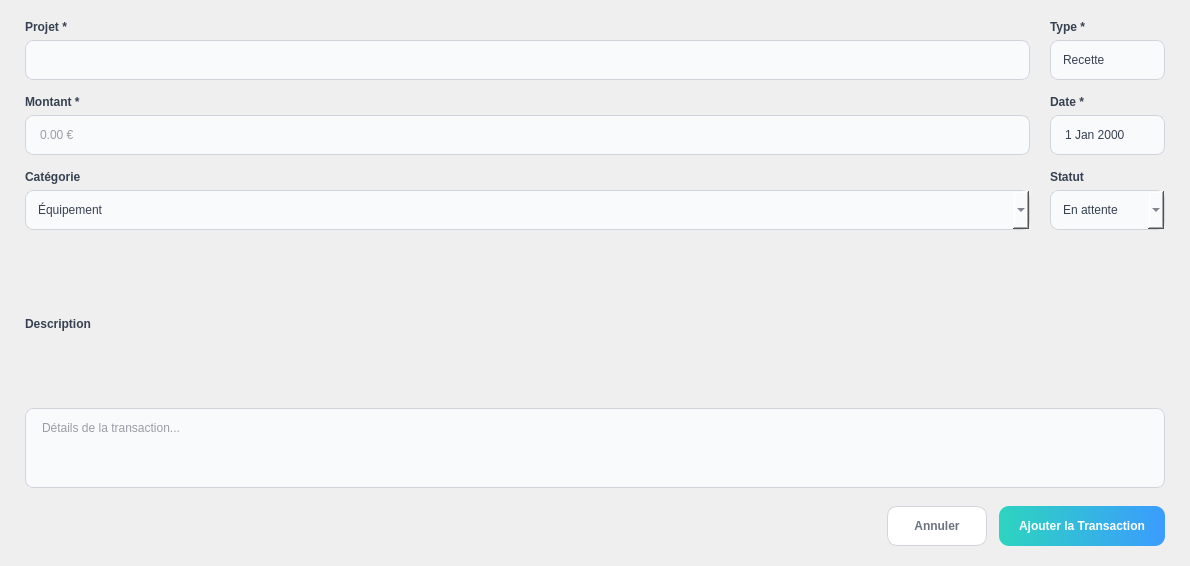
                 <widget class="QWidget" name="scrollAreaWidgetContentsFin">
                  <property name="geometry">
                   <rect>
                    <x>0</x>
                    <y>0</y>
                    <width>1190</width>
                    <height>566</height>
                   </rect>
                  </property>
                  <layout class="QVBoxLayout" name="verticalLayoutScrollFormFin">
                   <property name="spacing">
                    <number>0</number>
                   </property>
                   <property name="leftMargin">
                    <number>0</number>
                   </property>
                   <property name="topMargin">
                    <number>0</number>
                   </property>
                   <property name="rightMargin">
                    <number>0</number>
                   </property>
                   <property name="bottomMargin">
                    <number>0</number>
                   </property>
                   <item>
                    <widget class="QFrame" name="frameFormFin">
                     <property name="styleSheet">
                      <string notr="true">background-color: transparent; border: none;</string>
                     </property>
                     <property name="frameShape">
                      <enum>QFrame::Shape::NoFrame</enum>
                     </property>
                     <layout class="QVBoxLayout" name="verticalLayoutFormFin">
                      <property name="spacing">
                       <number>18</number>
                      </property>
                      <property name="leftMargin">
                       <number>25</number>
                      </property>
                      <property name="topMargin">
                       <number>20</number>
                      </property>
                      <property name="rightMargin">
                       <number>25</number>
                      </property>
                      <property name="bottomMargin">
                       <number>20</number>
                      </property>
                      <item>
                       <layout class="QGridLayout" name="gridLayoutInputsFin">
                        <property name="horizontalSpacing">
                         <number>20</number>
                        </property>
                        <property name="verticalSpacing">
                         <number>15</number>
                        </property>
                        <item row="0" column="0">
                         <layout class="QVBoxLayout" name="verticalLayoutProjet">
                          <property name="spacing">
                           <number>6</number>
                          </property>
                          <item>
                           <widget class="QLabel" name="labelProjet">
                            <property name="styleSheet">
                             <string notr="true">color: #374151; font-size: 12px; font-weight: 600; background: transparent;</string>
                            </property>
                            <property name="text">
                             <string>Projet *</string>
                            </property>
                           </widget>
                          </item>
                          <item>
                           <widget class="QComboBox" name="comboBoxProjet">
                            <property name="minimumSize">
                             <size>
                              <width>0</width>
                              <height>40</height>
                             </size>
                            </property>
                            <property name="styleSheet">
                             <string notr="true">
QComboBox {
    background-color: #f9fafb;
    border: 1px solid #d1d5db;
    border-radius: 8px;
    padding: 8px 12px;
    font-size: 12px;
    color: #374151;
}
QComboBox:focus {
    border-color: #3b9cff;
    background-color: white;
}
QComboBox::drop-down {
    border: none;
    width: 25px;
}
QComboBox QAbstractItemView {
    background-color: white;
    border: 1px solid #d1d5db;
    border-radius: 8px;
    selection-background-color: #dbeafe;
    selection-color: #1e40af;
    padding: 5px;
}
                            </string>
                            </property>
                           </widget>
                          </item>
                         </layout>
                        </item>
                        <item row="0" column="1">
                         <layout class="QVBoxLayout" name="verticalLayoutType">
                          <property name="spacing">
                           <number>6</number>
                          </property>
                          <item>
                           <widget class="QLabel" name="labelType">
                            <property name="styleSheet">
                             <string notr="true">color: #374151; font-size: 12px; font-weight: 600; background: transparent;</string>
                            </property>
                            <property name="text">
                             <string>Type *</string>
                            </property>
                           </widget>
                          </item>
                          <item>
                           <widget class="QComboBox" name="comboBoxType">
                            <property name="minimumSize">
                             <size>
                              <width>0</width>
                              <height>40</height>
                             </size>
                            </property>
                            <property name="styleSheet">
                             <string notr="true">
QComboBox {
    background-color: #f9fafb;
    border: 1px solid #d1d5db;
    border-radius: 8px;
    padding: 8px 12px;
    font-size: 12px;
    color: #374151;
}
QComboBox:focus {
    border-color: #3b9cff;
    background-color: white;
}
QComboBox::drop-down {
    border: none;
    width: 25px;
}
QComboBox QAbstractItemView {
    background-color: white;
    border: 1px solid #d1d5db;
    border-radius: 8px;
    selection-background-color: #dbeafe;
    selection-color: #1e40af;
    padding: 5px;
}
                            </string>
                            </property>
                            <item>
                             <property name="text">
                              <string>Recette</string>
                             </property>
                            </item>
                            <item>
                             <property name="text">
                              <string>Dépense</string>
                             </property>
                            </item>
                           </widget>
                          </item>
                         </layout>
                        </item>
                        <item row="1" column="0">
                         <layout class="QVBoxLayout" name="verticalLayoutMontant">
                          <property name="spacing">
                           <number>6</number>
                          </property>
                          <item>
                           <widget class="QLabel" name="labelMontant">
                            <property name="styleSheet">
                             <string notr="true">color: #374151; font-size: 12px; font-weight: 600; background: transparent;</string>
                            </property>
                            <property name="text">
                             <string>Montant *</string>
                            </property>
                           </widget>
                          </item>
                          <item>
                           <widget class="QLineEdit" name="lineEditMontant">
                            <property name="minimumSize">
                             <size>
                              <width>0</width>
                              <height>40</height>
                             </size>
                            </property>
                            <property name="styleSheet">
                             <string notr="true">
QLineEdit {
    background-color: #f9fafb;
    border: 1px solid #d1d5db;
    border-radius: 8px;
    padding: 8px 12px;
    font-size: 12px;
    color: #374151;
}
QLineEdit:focus {
    border-color: #3b9cff;
    background-color: white;
}
                            </string>
                            </property>
                            <property name="placeholderText">
                             <string>0.00 €</string>
                            </property>
                           </widget>
                          </item>
                         </layout>
                        </item>
                        <item row="1" column="1">
                         <layout class="QVBoxLayout" name="verticalLayoutDateFin">
                          <property name="spacing">
                           <number>6</number>
                          </property>
                          <item>
                           <widget class="QLabel" name="labelDateFin">
                            <property name="styleSheet">
                             <string notr="true">color: #374151; font-size: 12px; font-weight: 600; background: transparent;</string>
                            </property>
                            <property name="text">
                             <string>Date *</string>
                            </property>
                           </widget>
                          </item>
                          <item>
                           <widget class="QDateEdit" name="dateEditFin">
                            <property name="minimumSize">
                             <size>
                              <width>0</width>
                              <height>40</height>
                             </size>
                            </property>
                            <property name="styleSheet">
                             <string notr="true">
QDateEdit {
    background-color: #f9fafb;
    border: 1px solid #d1d5db;
    border-radius: 8px;
    padding: 8px 12px;
    font-size: 12px;
    color: #374151;
}
QDateEdit:focus {
    border-color: #3b9cff;
    background-color: white;
}
QDateEdit::drop-down {
    border: none;
    width: 22px;
}
                            </string>
                            </property>
                            <property name="calendarPopup">
                             <bool>true</bool>
                            </property>
                           </widget>
                          </item>
                         </layout>
                        </item>
                        <item row="2" column="0">
                         <layout class="QVBoxLayout" name="verticalLayoutCategorie">
                          <property name="spacing">
                           <number>6</number>
                          </property>
                          <item>
                           <widget class="QLabel" name="labelCategorie">
                            <property name="styleSheet">
                             <string notr="true">color: #374151; font-size: 12px; font-weight: 600; background: transparent;</string>
                            </property>
                            <property name="text">
                             <string>Catégorie</string>
                            </property>
                           </widget>
                          </item>
                          <item>
                           <widget class="QComboBox" name="comboBoxCategorie">
                            <property name="minimumSize">
                             <size>
                              <width>0</width>
                              <height>40</height>
                             </size>
                            </property>
                            <property name="styleSheet">
                             <string notr="true">
QComboBox {
    background-color: #f9fafb;
    border: 1px solid #d1d5db;
    border-radius: 8px;
    padding: 8px 12px;
    font-size: 12px;
    color: #374151;
}
QComboBox:focus {
    border-color: #3b9cff;
    background-color: white;
}
                            </string>
                            </property>
                            <item>
                             <property name="text">
                              <string>Équipement</string>
                             </property>
                            </item>
                            <item>
                             <property name="text">
                              <string>Personnel</string>
                             </property>
                            </item>
                            <item>
                             <property name="text">
                              <string>Consommables</string>
                             </property>
                            </item>
                            <item>
                             <property name="text">
                              <string>Déplacement</string>
                             </property>
                            </item>
                            <item>
                             <property name="text">
                              <string>Sous-traitance</string>
                             </property>
                            </item>
                            <item>
                             <property name="text">
                              <string>Autre</string>
                             </property>
                            </item>
                           </widget>
                          </item>
                         </layout>
                        </item>
                        <item row="2" column="1">
                         <layout class="QVBoxLayout" name="verticalLayoutStatut">
                          <property name="spacing">
                           <number>6</number>
                          </property>
                          <item>
                           <widget class="QLabel" name="labelStatut">
                            <property name="styleSheet">
                             <string notr="true">color: #374151; font-size: 12px; font-weight: 600; background: transparent;</string>
                            </property>
                            <property name="text">
                             <string>Statut</string>
                            </property>
                           </widget>
                          </item>
                          <item>
                           <widget class="QComboBox" name="comboBoxStatut">
                            <property name="minimumSize">
                             <size>
                              <width>0</width>
                              <height>40</height>
                             </size>
                            </property>
                            <property name="styleSheet">
                             <string notr="true">
QComboBox {
    background-color: #f9fafb;
    border: 1px solid #d1d5db;
    border-radius: 8px;
    padding: 8px 12px;
    font-size: 12px;
    color: #374151;
}
QComboBox:focus {
    border-color: #3b9cff;
    background-color: white;
}
                            </string>
                            </property>
                            <item>
                             <property name="text">
                              <string>En attente</string>
                             </property>
                            </item>
                            <item>
                             <property name="text">
                              <string>Validée</string>
                             </property>
                            </item>
                            <item>
                             <property name="text">
                              <string>Rejetée</string>
                             </property>
                            </item>
                            <item>
                             <property name="text">
                              <string>Complétée</string>
                             </property>
                            </item>
                           </widget>
                          </item>
                         </layout>
                        </item>
                        <item row="3" column="0" colspan="2">
                         <layout class="QVBoxLayout" name="verticalLayoutDescription">
                          <property name="spacing">
                           <number>6</number>
                          </property>
                          <item>
                           <widget class="QLabel" name="labelDescription">
                            <property name="styleSheet">
                             <string notr="true">color: #374151; font-size: 12px; font-weight: 600; background: transparent;</string>
                            </property>
                            <property name="text">
                             <string>Description</string>
                            </property>
                           </widget>
                          </item>
                          <item>
                           <widget class="QTextEdit" name="textEditDescription">
                            <property name="minimumSize">
                             <size>
                              <width>0</width>
                              <height>80</height>
                             </size>
                            </property>
                            <property name="maximumSize">
                             <size>
                              <width>16777215</width>
                              <height>80</height>
                             </size>
                            </property>
                            <property name="styleSheet">
                             <string notr="true">
QTextEdit {
    background-color: #f9fafb;
    border: 1px solid #d1d5db;
    border-radius: 8px;
    padding: 8px 12px;
    font-size: 12px;
    color: #374151;
}
QTextEdit:focus {
    border-color: #3b9cff;
    background-color: white;
}
                            </string>
                            </property>
                            <property name="placeholderText">
                             <string>Détails de la transaction...</string>
                            </property>
                           </widget>
                          </item>
                         </layout>
                        </item>
                       </layout>
                      </item>
                      <item>
                       <layout class="QHBoxLayout" name="horizontalLayoutFormButtonsFin">
                        <property name="spacing">
                         <number>12</number>
                        </property>
                        <item>
                         <spacer name="horizontalSpacerFormFin">
                          <property name="orientation">
                           <enum>Qt::Orientation::Horizontal</enum>
                          </property>
                          <property name="sizeHint" stdset="0">
                           <size>
                            <width>0</width>
                            <height>0</height>
                           </size>
                          </property>
                         </spacer>
                        </item>
                        <item>
                         <widget class="QPushButton" name="btnAnnulerAjoutFin">
                          <property name="minimumSize">
                           <size>
                            <width>100</width>
                            <height>40</height>
                           </size>
                          </property>
                          <property name="cursor">
                           <cursorShape>PointingHandCursor</cursorShape>
                          </property>
                          <property name="styleSheet">
                           <string notr="true">
QPushButton {
    background-color: white;
    color: #6b7280;
    border: 1px solid #d1d5db;
    border-radius: 10px;
    padding: 10px 20px;
    font-size: 12px;
    font-weight: 600;
}
QPushButton:hover {
    background-color: #f9fafb;
    color: #374151;
}
                          </string>
                          </property>
                          <property name="text">
                           <string>Annuler</string>
                          </property>
                         </widget>
                        </item>
                        <item>
                         <widget class="QPushButton" name="btnAjouterTransactionFin">
                          <property name="minimumSize">
                           <size>
                            <width>160</width>
                            <height>40</height>
                           </size>
                          </property>
                          <property name="cursor">
                           <cursorShape>PointingHandCursor</cursorShape>
                          </property>
                          <property name="styleSheet">
                           <string notr="true">
QPushButton {
    background: qlineargradient(x1:0, y1:0, x2:1, y2:0, stop:0 #2dd4bf, stop:1 #3b9cff);
    color: white;
    border: none;
    border-radius: 10px;
    padding: 10px 20px;
    font-size: 12px;
    font-weight: 600;
}
QPushButton:hover {
    background: qlineargradient(x1:0, y1:0, x2:1, y2:0, stop:0 #1dc4af, stop:1 #2b8cef);
}
                          </string>
                          </property>
                          <property name="text">
                           <string>Ajouter la Transaction</string>
                          </property>
                         </widget>
                        </item>
                       </layout>
                      </item>
                     </layout>
                    </widget>
                   </item>
                  </layout>
                 </widget>
